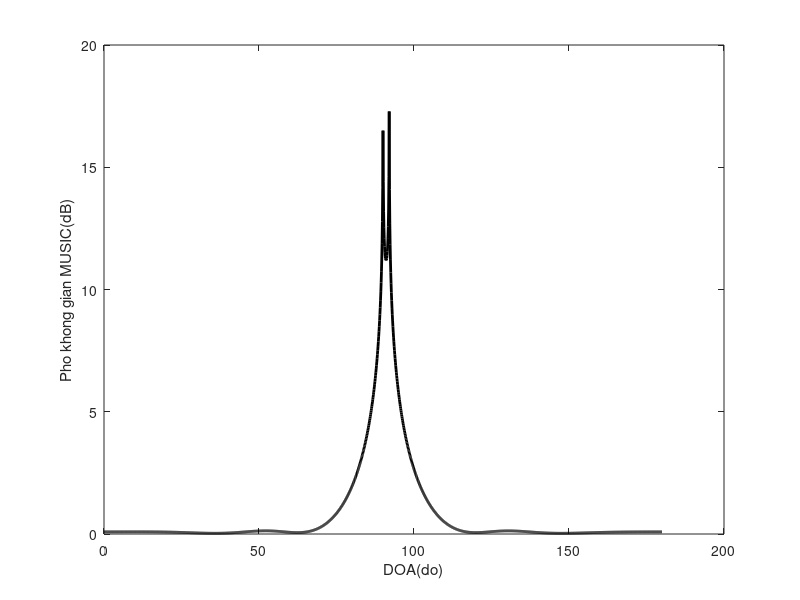

Recreate this plot in MATLAB.
clear all 
%close all 
clc 

%THAM SO HE ANTEN UCA
%Buoc song cua tin hieu(m)
lamda=0.328;

%So phan tu cua mang anten
M=6;                 

%Khoang cach giua cap anten lien tiep so voi buoc song
d=0.5*lamda;

%GAIN
gain=0;

%THAM SO NGUON TIN HIEU DEN
%So nguon tin hieu 
D=2;

%GOC TOI CUA CAC NGUON TIN HIEU
angles=[90 92]*(pi/180);   

%SNR cua cac nguon tin hieu (dB)-ung voi moi kenh I va Q
SNRdB=15;
SNRdBs=SNRdB*[1 1];

%THAM SO CHUNG
%He so song
k=2*pi/lamda;         

%So mau tin hieu thu
Nb=1000; 


%Tao ma tran vecto dau vao tin hieu ban dau S[D,Nb] va ma tran vecto lai A_tmp(D,M)
for i=1:D 
    S(i,:)=(20^(SNRdBs(i)/10))*1*(randn(1,Nb)+j*randn(1,Nb));
    A_tmp(i,:)=10^(gain/10)*exp(j*k*(0:M-1)*d*(cos(angles(i)))); 
end

%Tao ma tran nhieu N[M,Nb] bien do moi kenh bang 1.
N=1*(randn(M,Nb)+j*randn(M,Nb));

%Tao ma tran du lieu thu duoc boi mang anten U[M,Nb]
A=A_tmp.';
U=A*S+N;

%AP DUNG THUAT TOAN MUSIC DE TIM DOA

%Tinh covarian cua tin hieu vao
Ruu=U*U'/Nb;

%Xac dinh gia tri rieng va vector rieng cua covarian cua tin hieu loi vao
[eigVector,eigValue]=eig(Ruu);

eigValueMax=max(max(eigValue));

disp(eigValue);

%Xac dinh so nguon tin hieu den
%signals=length(find(diag(eigValue)>eigValueMax/1000000));
%disp(signals);
%signals=1;
signals=2;
%signals=4;
%Xac dinh cac vector rieng cua khong gian nhieu
eigVectorNoise=eigVector(:,1:M-signals);

%Pho khong gian cua tin hieu
i=0; 
for theta=0:.1:180
    i=i+1; 
    A0_tmp=10^(gain/10)*exp(j*k*(0:M-1)*d*(cos(theta*pi/180))); 
    A0=A0_tmp.';
    P(i)=10*log((A0'*A0)/(A0'*eigVectorNoise*eigVectorNoise'*A0))/10;
    %P(i)=((A0'*A0)/(A0'*eigVectorNoise*eigVectorNoise'*A0))
end

%Bieu dien
theta=0:.1:180;
plot(theta,real(P),'k','linewidth',2); 
xlabel('DOA(do)');
ylabel('Pho khong gian MUSIC(dB)'); 
hold on;
%Ghi chu:
%Gia thiet:
%-Tin hieu gom I va Q ??u co phan bo Gaussian trang -> s=I+jQ va I va Q deu
%dung ham randn -normal distribution co var=1.
%-Nhieu la AWGN va tac dong len ca hai kenh I va Q nen n=nI+jnQ va cung
%dung ham randn.
%SNR ung voi moi kenh I va Q cua tin hieu.